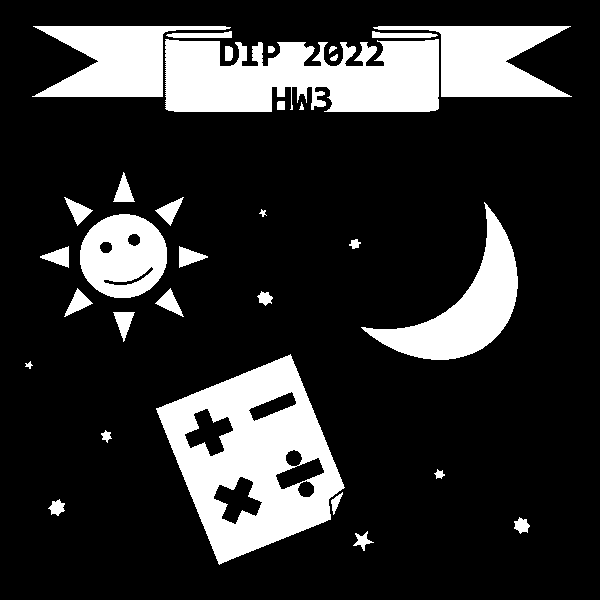
#> input picture hw3/hw3/hw3_sample_images/sample1.png, 600 x 600 px
$ python hw3.py
#> lines starting #> are read from the running program, lines starting #| are printed output that depends on the picture; after the words box and inside, x2 and y2 are one past the last pixel; in counts of white or black regions, pixels touching at a corner belong together
#!/usr/bin/env python
# coding: utf-8

import cv2
import numpy as np
from matplotlib import pyplot as plt
import colorsys
import random

sample1 = cv2.imread("hw3_sample_images/sample1.png", cv2.IMREAD_GRAYSCALE)
#> sample1: shape (600, 600); 19.1% white; 32 white regions, largest, box (x1, y1, x2, y2) and area: (156, 354, 345, 565) 19993, (165, 39, 439, 112) 16195, (361, 202, 518, 360) 7937
sample2 = cv2.imread("hw3_sample_images/sample2.png", cv2.IMREAD_GRAYSCALE)
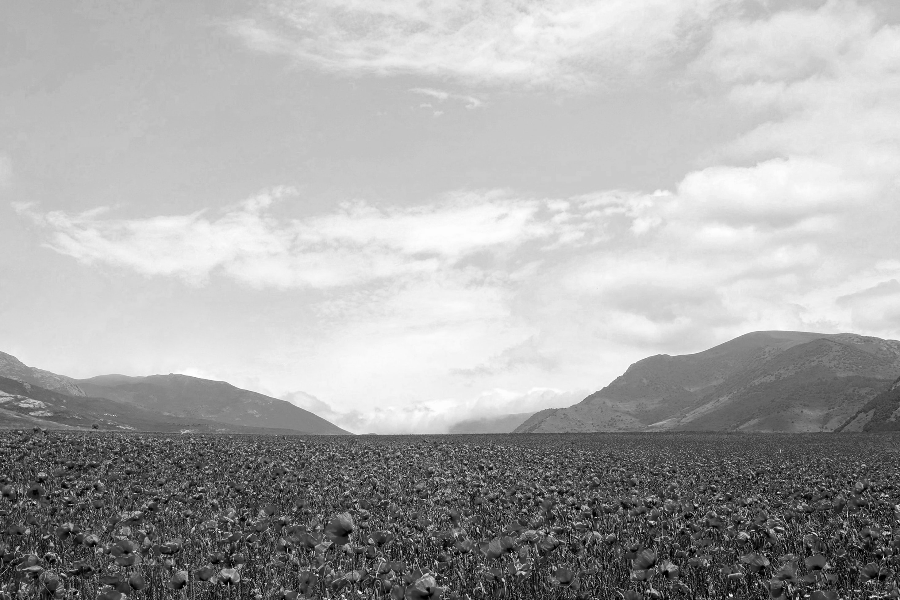
#> input picture hw3/hw3/hw3_sample_images/sample2.png, 900 x 600 px
#> sample2 is the input picture: shape (600, 900); min 0, max 255, mean 169.2
sample3 = cv2.imread("hw3_sample_images/sample3.png", cv2.IMREAD_GRAYSCALE)
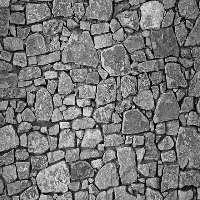
#> input picture hw3/hw3/hw3_sample_images/sample3.png, 200 x 200 px
#> sample3 is the input picture: shape (200, 200); min 0, max 246, mean 119

# [14 lines left out: function convolve2d, not called in this run]

# to binary
sample1[sample1==255] = 1
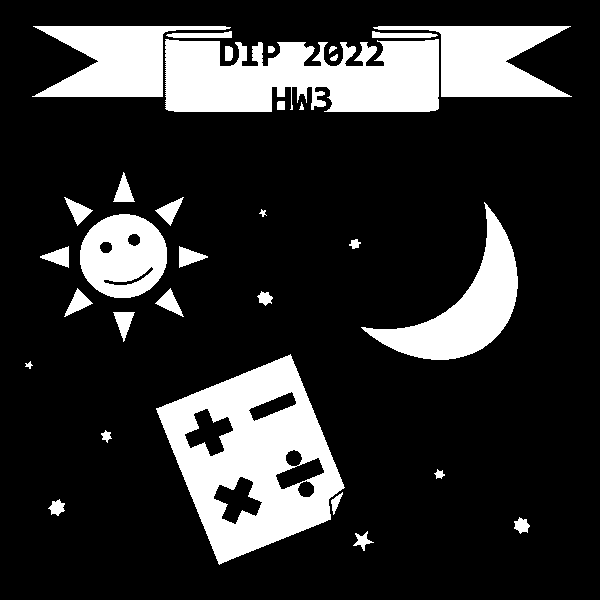
#> sample1: shape (600, 600); values 0 (black) and 1 (white), 19.1% white; 32 white regions, largest, box (x1, y1, x2, y2) and area: (156, 354, 345, 565) 19993, (165, 39, 439, 112) 16195, (361, 202, 518, 360) 7937
sample1[sample1==0] = 0

print('start extract boundaries')
def extract_boundaries(src_img, H):
    h,w = src_img.shape
#> h = 600; w = 600
    res_img = np.zeros((h,w))
    ones = H.sum()
#> ones = 9

    for i in range(1,h-1):
        for j in range(1,w-1):
            patch = src_img[i-1:i+2, j-1:j+2]
            if (patch*H).sum() == ones: res_img[i][j] = 1
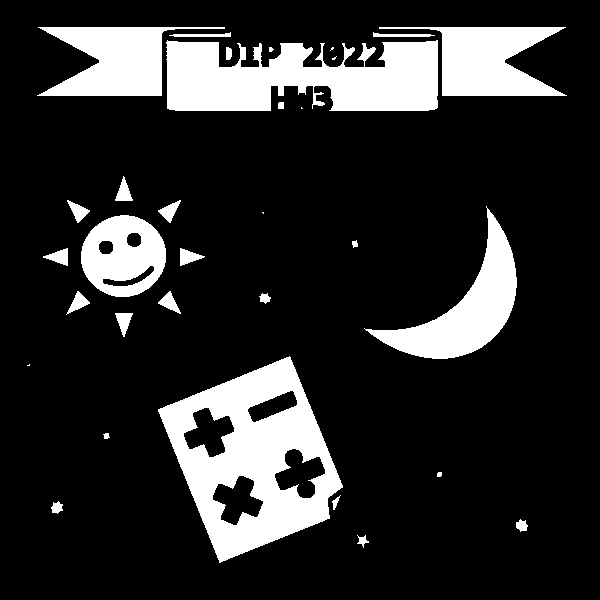
#> res_img: shape (600, 600) float64; values 0 (black) and 1 (white), 17% white; 32 white regions (6 under 20 px), largest, box (x1, y1, x2, y2) and area: (158, 356, 343, 563) 18292, (166, 40, 438, 111) 14667, (364, 206, 517, 359) 7305

    res_img = src_img-res_img
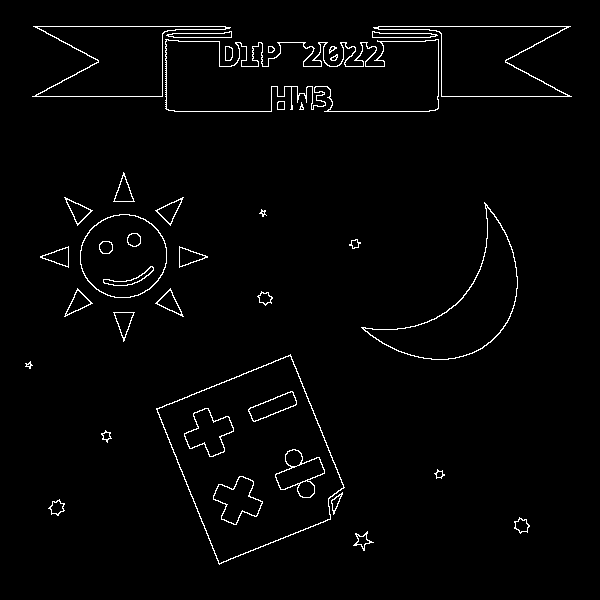
#> res_img: shape (600, 600) float64; values 0 (black) and 1 (white), 2.1% white in thin lines or dots, all inside (x1, y1, x2, y2) = (25, 26, 572, 565)
    return res_img

result1 = extract_boundaries(sample1, np.ones((3,3))) * 255


print('start filling hole')
Fc = sample1.copy()
Fc = np.where(Fc == 1, 0, 1)

H = np.array([[0,1,0],[1,1,1],[0,1,0]])
h,w = sample1.shape
#> h = 600; w = 600
G1 = np.zeros((h,w))
# 初始化洞洞座標(9個點)
holes = ((247,104),(239,134),(281,130),(433,209),(405,274),(499,237),(458,294),(473,301),(489,305))
for hole in holes:
    G1[hole] = 1

while True:
    G2 = np.zeros((h,w))
    for i in range(1,h-1):
        for j in range(1,w-1):
            patch = G1[i-1:i+2, j-1:j+2]
#> (the run stopped early here; a loop or call above may not have finished)
